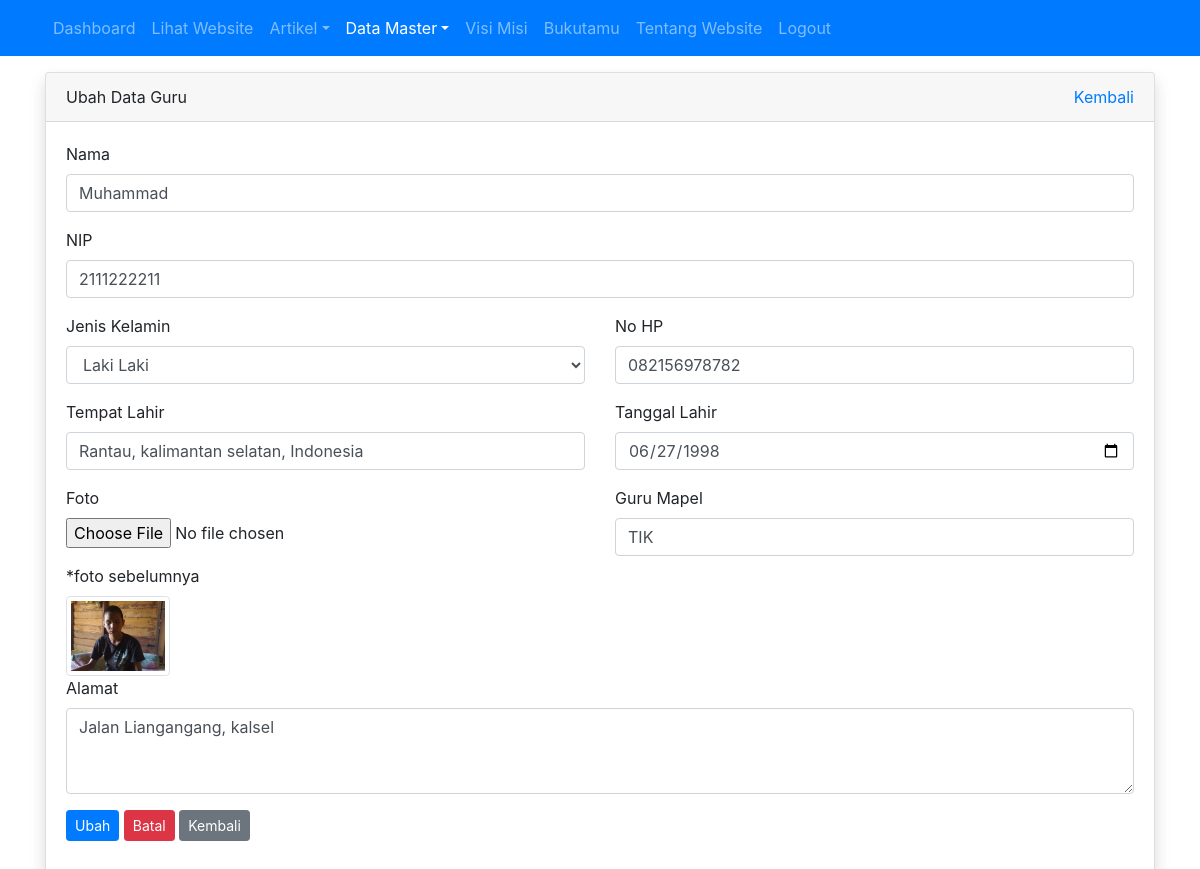
/admin/guru/ubah.php?id=15 (signed in), run on the app's committed database.
### tables this page shows
CREATE TABLE `tbl_guru` (
  `id` int(11) NOT NULL AUTO_INCREMENT,
  `nama` varchar(100) DEFAULT NULL,
  `nip` int(10) DEFAULT NULL,
  `jenis_kelamin` enum('L','P') DEFAULT NULL,
  `no_hp` varchar(12) DEFAULT NULL,
  `tempat_lahir` varchar(50) DEFAULT NULL,
  `tanggal_lahir` date DEFAULT NULL,
  `mata_pelajaran` varchar(50) DEFAULT NULL,
  `alamat` varchar(100) DEFAULT NULL,
  `foto` varchar(100) DEFAULT NULL,
  PRIMARY KEY (`id`)
);

### admin/guru/ubah.php (the view, shortened to what this page needs)
<?php
require_once '../../koneksi.php';
$id = $_GET['id'];
$query = mysqli_query($koneksi, "SELECT * FROM tbl_guru WHERE id = $id");
$guru = mysqli_fetch_assoc($query);
?>
<!DOCTYPE html>
<html>
<head>
	<link rel="stylesheet" href="../../resources/css/bootstrap.min.css">
</head>
<body>
	<?php require_once '../navbar.php'; ?>
	<div class="container mt-3">
		<div class="row">
			<div class="col">
				<div class="card shadow">
					<div class="card-header">
						<div class="clearfix">
							<div class="float-left">
								Ubah Data Guru
							</div>
							<div class="float-right">
								<a href="index.php">Kembali</a>
							</div>
						</div>
					</div>
					<div class="card-body">
						<form method="POST" action="proses_ubah.php?id=<?= $guru['id'] ?>" enctype="multipart/form-data">
							<div class="form-group">
								<label for="nama">Nama</label>
								<input type="text" value="<?= $guru['nama'] ?>" class="form-control" id="nama" placeholder="nama" autocomplete="off" required="required" name="nama">
							</div>
							<div class="form-group">
								<label for="nip">NIP</label>
								<input type="number" value="<?= $guru['nip'] ?>" class="form-control" id="nip" placeholder="nip" autocomplete="off" required="required" name="nip">
							</div>
							<div class="row">
								<div class="col">
									<div class="form-group">
										<label for="jenis_kelamin">Jenis Kelamin</label>
										<select name="jenis_kelamin" id="jenis_kelamin" class="form-control">
											<option value="L" <?= $guru['jenis_kelamin'] == 'L' ? 'selected' : '' ?>>Laki Laki</option>
										</select>
									</div>
								</div>
								<div class="col">
									<div class="form-group">
										<label for="no_hp">No HP</label>
										<input type="text" value="<?= $guru['no_hp'] ?>" class="form-control" id="no_hp" placeholder="no hp" autocomplete="off" required="required" name="no_hp">
									</div>
								</div>
							</div>
							<div class="row">
								<div class="col">
									<div class="form-group">
										<label for="tempat_lahir">Tempat Lahir</label>
										<input type="text" value="<?= $guru['tempat_lahir'] ?>" class="form-control" id="tempat_lahir" placeholder="tempat lahir" autocomplete="off" required="required" name="tempat_lahir">
									</div>
								</div>
								<div class="col">
									<div class="form-group">
										<label for="tanggal_lahir">Tanggal Lahir</label>
										<input type="date" value="<?= $guru['tanggal_lahir'] ?>" class="form-control" id="tanggal_lahir" placeholder="tanggal_lahir" autocomplete="off" required="required" name="tanggal_lahir">
									</div>
								</div>
							</div>
							<div class="row">
								<div class="col">
									<div class="form-group">
										<label for="foto">Foto</label>
										<input type="file" class="form-control-file mb-2" id="foto" autocomplete="off" name="foto">
									</div>
									*foto sebelumnya <br>
									<img src="../../images/guru/<?= $guru['foto'] ?>" alt="" width="20%" class="img-thumbnail mt-2">
								</div>
								<div class="col">
									<div class="form-group">
										<label for="mata_pelajaran">Guru Mapel</label>
										<input type="text" value="<?= $guru['mata_pelajaran'] ?>" class="form-control" id="mata_pelajaran" placeholder="mata pelajaran" autocomplete="off" required="required" name="mata_pelajaran">
									</div>
								</div>
							</div>
							<div class="form-group">
								<label for="alamat">Alamat</label>
								<textarea name="alamat" id="alamat" cols="30" rows="3" class="form-control"><?= $guru['alamat'] ?></textarea>
							</div>
							<div class="form-group">
								<button type="submit" class="btn btn-sm btn-primary" name="ubah">Ubah</button>
								<button type="reset" class="btn btn-sm btn-danger" onclick="return confirm('apakah anda yakin?')">Batal</button>
								<a href="index.php" class="btn btn-sm btn-secondary">Kembali</a>
							</div>
						</form>
					</div>
				</div>
			</div>
		</div>
	</div>
</body>
</html>

### data on the page
tbl_guru: nama "Muhammad", nip "2111222211", jenis_kelamin "Laki Laki", no_hp "082156978782", tempat_lahir "Rantau, kalimantan selatan, Indonesia", tanggal_lahir "06/27/1998", foto (picture), mata_pelajaran "TIK", alamat "Jalan Liangangang, kalsel"
